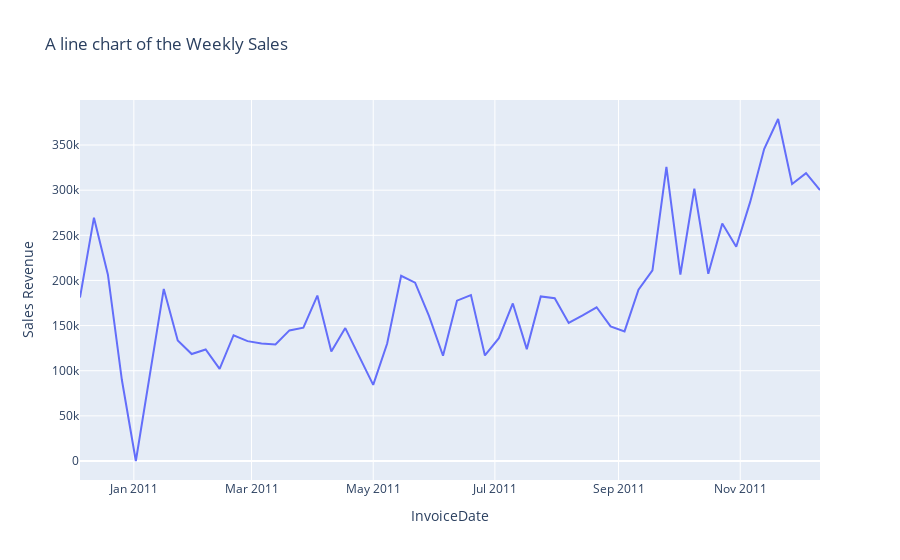

Source (notebook cell):
### Markdown cell above
### ***Weekly Stats*** 

The below are the weekly analysis of the Sales and the Quantity of iterms sold

### Code cell
fig = px.line(Weekly_Sales, x= Weekly_Sales.index, y='Sales Revenue', title = "A line chart of the Weekly Sales")
fig.show()
